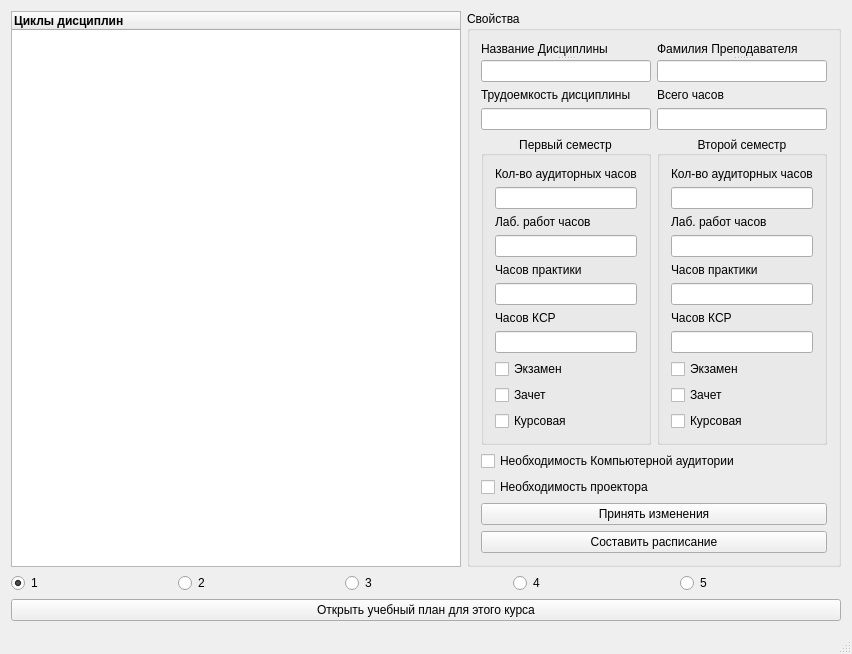
<?xml version="1.0" encoding="UTF-8"?>
<ui version="4.0">
 <class>MainWindow</class>
 <widget class="QMainWindow" name="MainWindow">
  <property name="geometry">
   <rect>
    <x>0</x>
    <y>0</y>
    <width>824</width>
    <height>604</height>
   </rect>
  </property>
  <property name="windowTitle">
   <string>Загрузка учебного плана</string>
  </property>
  <widget class="QWidget" name="centralWidget">
   <layout class="QGridLayout" name="gridLayout_4">
    <item row="0" column="0">
     <layout class="QHBoxLayout" name="horizontalLayout_3">
      <item>
       <widget class="QTreeWidget" name="treeWidget">
        <property name="minimumSize">
         <size>
          <width>450</width>
          <height>0</height>
         </size>
        </property>
        <property name="animated">
         <bool>true</bool>
        </property>
        <property name="headerHidden">
         <bool>false</bool>
        </property>
        <column>
         <property name="text">
          <string>Циклы дисциплин</string>
         </property>
         <property name="font">
          <font>
           <weight>75</weight>
           <bold>true</bold>
          </font>
         </property>
        </column>
       </widget>
      </item>
      <item>
       <widget class="QGroupBox" name="properties">
        <property name="title">
         <string>Свойства</string>
        </property>
        <layout class="QFormLayout" name="formLayout">
         <item row="0" column="0">
          <layout class="QVBoxLayout" name="verticalLayout_17">
           <item>
            <widget class="QSplitter" name="splitter">
             <property name="orientation">
              <enum>Qt::Vertical</enum>
             </property>
             <widget class="QLabel" name="titleLabel">
              <property name="text">
               <string>Название Дисциплины</string>
              </property>
             </widget>
             <widget class="QLineEdit" name="subjectTitle">
              <property name="acceptDrops">
               <bool>true</bool>
              </property>
              <property name="autoFillBackground">
               <bool>false</bool>
              </property>
             </widget>
            </widget>
           </item>
           <item>
            <widget class="QLabel" name="label">
             <property name="text">
              <string>Трудоемкость дисциплины</string>
             </property>
            </widget>
           </item>
           <item>
            <widget class="QLineEdit" name="laboriousness"/>
           </item>
           <item>
            <widget class="QGroupBox" name="semester1">
             <property name="title">
              <string>Первый семестр</string>
             </property>
             <property name="alignment">
              <set>Qt::AlignCenter</set>
             </property>
             <property name="flat">
              <bool>true</bool>
             </property>
             <property name="checkable">
              <bool>false</bool>
             </property>
             <layout class="QGridLayout" name="gridLayout">
              <item row="0" column="0">
               <layout class="QVBoxLayout" name="verticalLayout_8">
                <item>
                 <layout class="QVBoxLayout" name="verticalLayout_7">
                  <item>
                   <layout class="QVBoxLayout" name="verticalLayout_6">
                    <item>
                     <widget class="QLabel" name="label_4">
                      <property name="text">
                       <string>Кол-во аудиторных часов</string>
                      </property>
                     </widget>
                    </item>
                    <item>
                     <widget class="QLineEdit" name="lectureHours1">
                      <property name="text">
                       <string/>
                      </property>
                     </widget>
                    </item>
                   </layout>
                  </item>
                  <item>
                   <layout class="QVBoxLayout" name="verticalLayout_5">
                    <item>
                     <widget class="QLabel" name="label_5">
                      <property name="text">
                       <string>Лаб. работ часов</string>
                      </property>
                     </widget>
                    </item>
                    <item>
                     <widget class="QLineEdit" name="labWorkHours1">
                      <property name="text">
                       <string/>
                      </property>
                     </widget>
                    </item>
                   </layout>
                  </item>
                  <item>
                   <layout class="QVBoxLayout" name="verticalLayout_4">
                    <item>
                     <widget class="QLabel" name="label_6">
                      <property name="text">
                       <string>Часов практики</string>
                      </property>
                     </widget>
                    </item>
                    <item>
                     <widget class="QLineEdit" name="practiceHours1">
                      <property name="text">
                       <string/>
                      </property>
                     </widget>
                    </item>
                   </layout>
                  </item>
                  <item>
                   <layout class="QVBoxLayout" name="verticalLayout_3">
                    <item>
                     <widget class="QLabel" name="label_7">
                      <property name="text">
                       <string>Часов КСР</string>
                      </property>
                     </widget>
                    </item>
                    <item>
                     <widget class="QLineEdit" name="independentWorkHours1">
                      <property name="text">
                       <string/>
                      </property>
                     </widget>
                    </item>
                   </layout>
                  </item>
                 </layout>
                </item>
                <item>
                 <layout class="QVBoxLayout" name="verticalLayout">
                  <item>
                   <widget class="QCheckBox" name="exam1">
                    <property name="text">
                     <string>Экзамен</string>
                    </property>
                   </widget>
                  </item>
                  <item>
                   <widget class="QCheckBox" name="test1">
                    <property name="text">
                     <string>Зачет</string>
                    </property>
                   </widget>
                  </item>
                  <item>
                   <widget class="QCheckBox" name="yearWork1">
                    <property name="text">
                     <string>Курсовая</string>
                    </property>
                   </widget>
                  </item>
                 </layout>
                </item>
               </layout>
              </item>
             </layout>
            </widget>
           </item>
          </layout>
         </item>
         <item row="0" column="1">
          <layout class="QVBoxLayout" name="verticalLayout_16">
           <item>
            <widget class="QSplitter" name="splitter_2">
             <property name="orientation">
              <enum>Qt::Vertical</enum>
             </property>
             <widget class="QLabel" name="label_3">
              <property name="text">
               <string>Фамилия Преподавателя</string>
              </property>
             </widget>
             <widget class="QLineEdit" name="teacherName"/>
            </widget>
           </item>
           <item>
            <widget class="QLabel" name="label_2">
             <property name="text">
              <string>Всего часов</string>
             </property>
            </widget>
           </item>
           <item>
            <widget class="QLineEdit" name="totalHours"/>
           </item>
           <item>
            <widget class="QGroupBox" name="semester2">
             <property name="title">
              <string>Второй семестр</string>
             </property>
             <property name="alignment">
              <set>Qt::AlignCenter</set>
             </property>
             <property name="flat">
              <bool>true</bool>
             </property>
             <layout class="QGridLayout" name="gridLayout_2">
              <item row="0" column="0">
               <layout class="QVBoxLayout" name="verticalLayout_9">
                <item>
                 <layout class="QVBoxLayout" name="verticalLayout_10">
                  <item>
                   <layout class="QVBoxLayout" name="verticalLayout_11">
                    <item>
                     <widget class="QLabel" name="label_8">
                      <property name="text">
                       <string>Кол-во аудиторных часов</string>
                      </property>
                     </widget>
                    </item>
                    <item>
                     <widget class="QLineEdit" name="lectureHours2">
                      <property name="text">
                       <string/>
                      </property>
                     </widget>
                    </item>
                   </layout>
                  </item>
                  <item>
                   <layout class="QVBoxLayout" name="verticalLayout_12">
                    <item>
                     <widget class="QLabel" name="label_9">
                      <property name="text">
                       <string>Лаб. работ часов</string>
                      </property>
                     </widget>
                    </item>
                    <item>
                     <widget class="QLineEdit" name="labWorkHours2">
                      <property name="text">
                       <string/>
                      </property>
                     </widget>
                    </item>
                   </layout>
                  </item>
                  <item>
                   <layout class="QVBoxLayout" name="verticalLayout_13">
                    <item>
                     <widget class="QLabel" name="label_10">
                      <property name="text">
                       <string>Часов практики</string>
                      </property>
                     </widget>
                    </item>
                    <item>
                     <widget class="QLineEdit" name="practiceHours2">
                      <property name="text">
                       <string/>
                      </property>
                     </widget>
                    </item>
                   </layout>
                  </item>
                  <item>
                   <layout class="QVBoxLayout" name="verticalLayout_14">
                    <item>
                     <widget class="QLabel" name="label_11">
                      <property name="text">
                       <string>Часов КСР</string>
                      </property>
                     </widget>
                    </item>
                    <item>
                     <widget class="QLineEdit" name="independentWorkHours2">
                      <property name="text">
                       <string/>
                      </property>
                     </widget>
                    </item>
                   </layout>
                  </item>
                 </layout>
                </item>
                <item>
                 <layout class="QVBoxLayout" name="verticalLayout_15">
                  <item>
                   <widget class="QCheckBox" name="exam2">
                    <property name="text">
                     <string>Экзамен</string>
                    </property>
                   </widget>
                  </item>
                  <item>
                   <widget class="QCheckBox" name="test2">
                    <property name="text">
                     <string>Зачет</string>
                    </property>
                   </widget>
                  </item>
                  <item>
                   <widget class="QCheckBox" name="yearWork2">
                    <property name="text">
                     <string>Курсовая</string>
                    </property>
                   </widget>
                  </item>
                 </layout>
                </item>
               </layout>
              </item>
             </layout>
            </widget>
           </item>
          </layout>
         </item>
         <item row="1" column="0" colspan="2">
          <layout class="QVBoxLayout" name="verticalLayout_2">
           <item>
            <widget class="QCheckBox" name="computerClassNecessary">
             <property name="text">
              <string>Необходимость Компьютерной аудитории</string>
             </property>
            </widget>
           </item>
           <item>
            <widget class="QCheckBox" name="projectorNecessary">
             <property name="text">
              <string>Необходимость проектора</string>
             </property>
            </widget>
           </item>
           <item>
            <widget class="QPushButton" name="pushButton_2">
             <property name="text">
              <string>Принять изменения</string>
             </property>
            </widget>
           </item>
           <item>
            <widget class="QPushButton" name="pushButton_3">
             <property name="text">
              <string>Составить расписание</string>
             </property>
            </widget>
           </item>
          </layout>
         </item>
        </layout>
       </widget>
      </item>
     </layout>
    </item>
    <item row="1" column="0">
     <layout class="QHBoxLayout" name="horizontalLayout">
      <item>
       <widget class="QRadioButton" name="radioButton_1">
        <property name="text">
         <string>1</string>
        </property>
        <property name="checked">
         <bool>true</bool>
        </property>
       </widget>
      </item>
      <item>
       <widget class="QRadioButton" name="radioButton_2">
        <property name="text">
         <string>2</string>
        </property>
       </widget>
      </item>
      <item>
       <widget class="QRadioButton" name="radioButton_3">
        <property name="text">
         <string>3</string>
        </property>
       </widget>
      </item>
      <item>
       <widget class="QRadioButton" name="radioButton_4">
        <property name="text">
         <string>4</string>
        </property>
       </widget>
      </item>
      <item>
       <widget class="QRadioButton" name="radioButton_5">
        <property name="text">
         <string>5</string>
        </property>
       </widget>
      </item>
     </layout>
    </item>
    <item row="2" column="0">
     <widget class="QPushButton" name="pushButton">
      <property name="text">
       <string>Открыть учебный план для этого курса</string>
      </property>
     </widget>
    </item>
   </layout>
  </widget>
  <widget class="QMenuBar" name="menuBar">
   <property name="geometry">
    <rect>
     <x>0</x>
     <y>0</y>
     <width>824</width>
     <height>21</height>
    </rect>
   </property>
  </widget>
  <widget class="QStatusBar" name="statusBar"/>
 </widget>
 <layoutdefault spacing="6" margin="11"/>
 <resources/>
 <connections/>
</ui>
